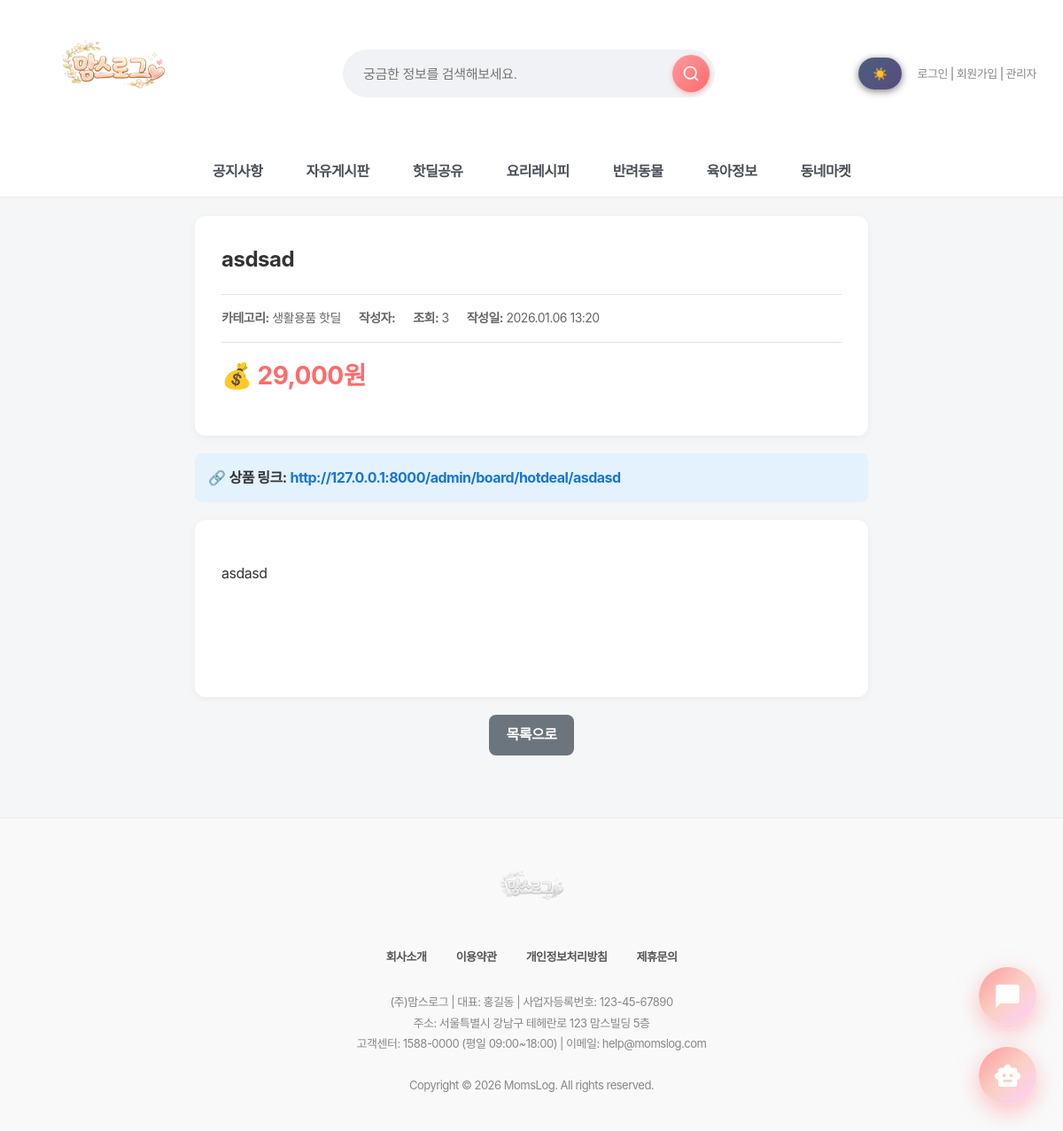
Screenshot of /board/hotdeal/9/ with the database file from the repository.
### board/models.py (models this page shows, shortened)
class HotDeal(models.Model):
    CATEGORY_CHOICES = [
        ('all', '전체보기'),
        ('baby', '육아용품 핫딜'),
        ('life', '생활용품 핫딜'),
        ('event', '이벤트/체험단'),
    ]
    REGION_CHOICES = [
        ('seoul', '서울시'),
        ('gyeonggi', '경기도'),
        ('incheon', '인천시'),
        ('daejeon', '대전시'),
        ('daegu', '대구시'),
        ('busan', '부산시'),
        ('gwangju', '광주시'),
        ('ulsan', '울산시'),
        ('sejong', '세종시'),
        ('other', '기타'),
    ]
    title = models.CharField(max_length=200, verbose_name="제목")
    content = models.TextField(verbose_name="내용")
    category = models.CharField(max_length=10, choices=CATEGORY_CHOICES, default='all', verbose_name="카테고리")
    link = models.URLField(blank=True, null=True, verbose_name="상품 링크")
    price = models.CharField(max_length=50, blank=True, null=True, verbose_name="가격")
    author = models.ForeignKey(settings.AUTH_USER_MODEL, on_delete=models.CASCADE, verbose_name="작성자")
    created_at = models.DateTimeField(auto_now_add=True, verbose_name="작성일")
    views = models.IntegerField(default=0, verbose_name="조회수")
    region = models.CharField(max_length=20, choices=REGION_CHOICES, null=True, blank=True, verbose_name="지역")
    district = models.CharField(max_length=50, null=True, blank=True, verbose_name="구/군")
    dong = models.CharField(max_length=50, null=True, blank=True, verbose_name="동/읍/면")
    latitude = models.DecimalField(max_digits=9, decimal_places=6, null=True, blank=True, verbose_name="위도")
    longitude = models.DecimalField(max_digits=9, decimal_places=6, null=True, blank=True, verbose_name="경도")
    comment_count = models.IntegerField(default=0, verbose_name="댓글수")
    bookmark_count = models.IntegerField(default=0, verbose_name="저장수")
    popularity_score = models.FloatField(default=0, verbose_name="인기도 점수")
    is_pinned = models.BooleanField(default=False, verbose_name="운영진 고정")
    pinned_at = models.DateTimeField(null=True, blank=True, verbose_name="고정 시간")
    class Meta:
        verbose_name = '핫딜공유'
        verbose_name_plural = '핫딜공유'
        ordering = ['-created_at']
        indexes = [
            models.Index(fields=['-is_pinned', '-popularity_score', '-created_at']),
            models.Index(fields=['region', '-popularity_score']),
        ]

### board/views.py (the view)
# urls.py: path('hotdeal/<int:pk>/', views.hotdeal_detail, name='hotdeal_detail'),  # 상세보기
def hotdeal_detail(request, pk):
    from .models import HotDeal
    post = get_object_or_404(HotDeal, pk=pk)
    post.views += 1
    post.save()
    return render(request, 'board/hotdeal_detail.html', {'post': post})

### quests/context_processors.py (called while the page is built, shortened)
def today_quest(request):
    if not request.user.is_authenticated:
        return {
            "today_quest": None,
            "grade_progress": None,
        }

### board/templates/board/hotdeal_detail.html (shortened to what this page needs)
{% extends 'base.html' %}
{% load static %}
{% block content %}
<div class="hotdeal-detail-container">
    <div class="detail-header">
        <div class="detail-title">{{ post.title }}</div>
        <div class="detail-meta">
            <span><strong>카테고리:</strong> {{ post.get_category_display }}</span>
            <span><strong>작성자:</strong> {{ post.author.nickname }}</span>
            <span><strong>조회:</strong> {{ post.views }}</span>
            <span><strong>작성일:</strong> {{ post.created_at|date:"Y.m.d H:i" }}</span>
        </div>
        {% if post.price %}
        <div class="price-display">💰 {{ post.price }}</div>
        {% endif %}
    </div>
    {% if post.link %}
    <div class="detail-link">
        🔗 <strong>상품 링크:</strong> <a href="{{ post.link }}" target="_blank">{{ post.link }}</a>
    </div>
    {% endif %}
    <div class="detail-content">
        {{ post.content|linebreaks }}
    </div>
    <div class="detail-actions">
        <a href="{% url 'board:hotdeal_list' %}" class="btn btn-list">목록으로</a>
    </div>
</div>
{% endblock %}

### static/css/style.css (style rules this page uses)
body { font-family: "Pretendard Variable", "Pretendard", -apple-system, BlinkMacSystemFont, system-ui, Roboto, "Helvetica Neue", "Segoe UI", "Apple SD Gothic Neo", "Noto Sans KR", "Malgun Gothic", "Apple Color Emoji", "Segoe UI Emoji", "Segoe UI Symbol", sans-serif; margin: 0; padding: 0; background-color: #f4f6f8; color: #333; line-height: 1.6; letter-spacing: -0.5px; -webkit-font-smoothing: antialiased; -moz-osx-font-smoothing: grayscale; }
a { text-decoration: none; color: inherit; transition: all 0.3s ease; }

### static/css/mobile.css (style rules this page uses)
* { box-sizing: border-box; }

### static/css/darkmode.css (style rules this page uses)
body, header, .main-nav, .card, input, textarea, select, button, table { transition: background-color 0.3s ease, color 0.3s ease, border-color 0.3s ease; }

### static/css/chatbot.css (style rules this page uses)
:root { --primary-gradient: linear-gradient(135deg, #FF9A9E 0%, #FAD0C4 50%, #FFD1FF 100%); --glass-bg: rgba(255, 255, 255, 0.85); --glass-border: 1px solid rgba(255, 255, 255, 0.5); --shadow-xl: 0 20px 40px rgba(0, 0, 0, 0.1), 0 10px 20px rgba(0, 0, 0, 0.05); --text-dark: #2d3436; }
body { font-family: 'Pretendard', sans-serif; }

### main/templates/base.html (style rules this page uses)
* { font-family: "Pretendard", -apple-system, BlinkMacSystemFont, system-ui, Roboto, "Helvetica Neue", "Segoe UI", "Apple SD Gothic Neo", "Noto Sans KR", "Malgun Gothic", "Apple Color Emoji", "Segoe UI Emoji", "Segoe UI Symbol", sans-serif; }

### board/templates/board/hotdeal_detail.html (style rules this page uses)
.hotdeal-detail-container { max-width: 800px; margin: 0 auto; padding: 20px; }
.detail-header { background: white; padding: 30px; border-radius: 12px; box-shadow: 0 2px 8px rgba(0,0,0,0.05); margin-bottom: 20px; }
.detail-title { font-size: 24px; font-weight: bold; margin-bottom: 20px; color: #333; }
.detail-meta { display: flex; gap: 20px; padding: 15px 0; border-top: 1px solid #dee2e6; border-bottom: 1px solid #dee2e6; font-size: 14px; color: #666; }
.detail-content { background: white; padding: 30px; border-radius: 12px; box-shadow: 0 2px 8px rgba(0,0,0,0.05); margin-bottom: 20px; min-height: 200px; line-height: 1.8; }
.detail-link { background: #e3f2fd; padding: 15px; border-radius: 8px; margin-bottom: 20px; }
.detail-link a { color: #1976d2; font-weight: bold; text-decoration: none; }
.detail-actions { display: flex; gap: 10px; justify-content: center; margin-top: 20px; }
.btn { padding: 10px 20px; border: none; border-radius: 8px; cursor: pointer; font-weight: bold; text-decoration: none; display: inline-block; }
.btn-list { background: #6c757d; color: white; }
.price-display { font-size: 28px; color: #ff6b6b; font-weight: bold; margin: 15px 0; }

### rows the page displays
HotDeal: title "asdsad", category "생활용품 핫딜", views "3", created_at "2026.01.06 13:20", price "29,000원", link "http://127.0.0.1:8000/admin/board/hotdeal/asdasd", content "asdasd"
